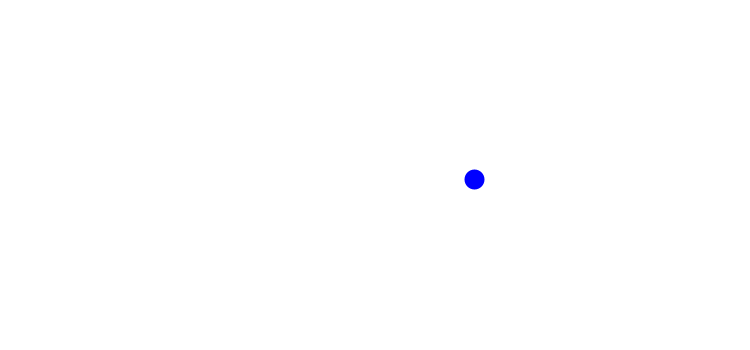
Frame 1 (no input)
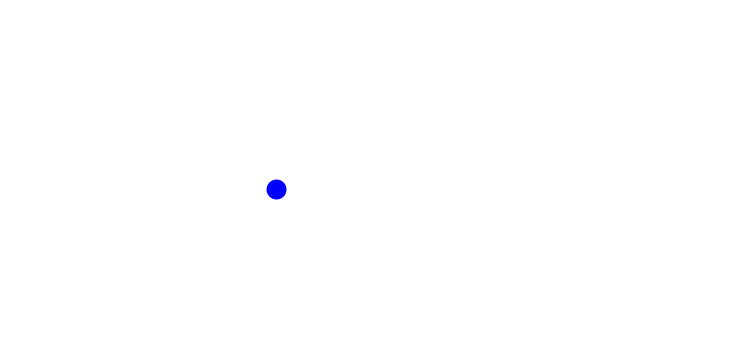
Frame 60 (the mouse pressed at the canvas centre just before this capture)
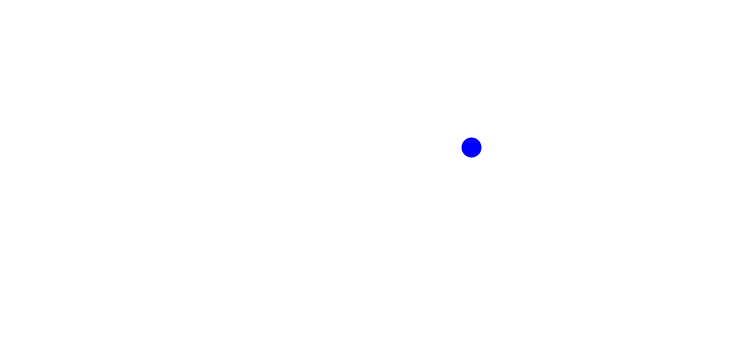
Frame 120 (the mouse held since frame 60 and released just before this capture)

The Processing sketch that drew these frames (run headless with seeded random() and noise(); from frame 60 on, the mouse is pressed at the canvas centre):

// Processing sketch: sketch03
// ── sketch03.pde
void setup() {
  size(750, 350);
  stroke(0, 0, 255);
  strokeWeight(20);
}

void draw() {
  background(255);
  translate(width/2, height/2);

  float x = 100*cos(frameCount*0.05);
  float y = 100*sin(frameCount*0.05);

  point(x, y);
}
